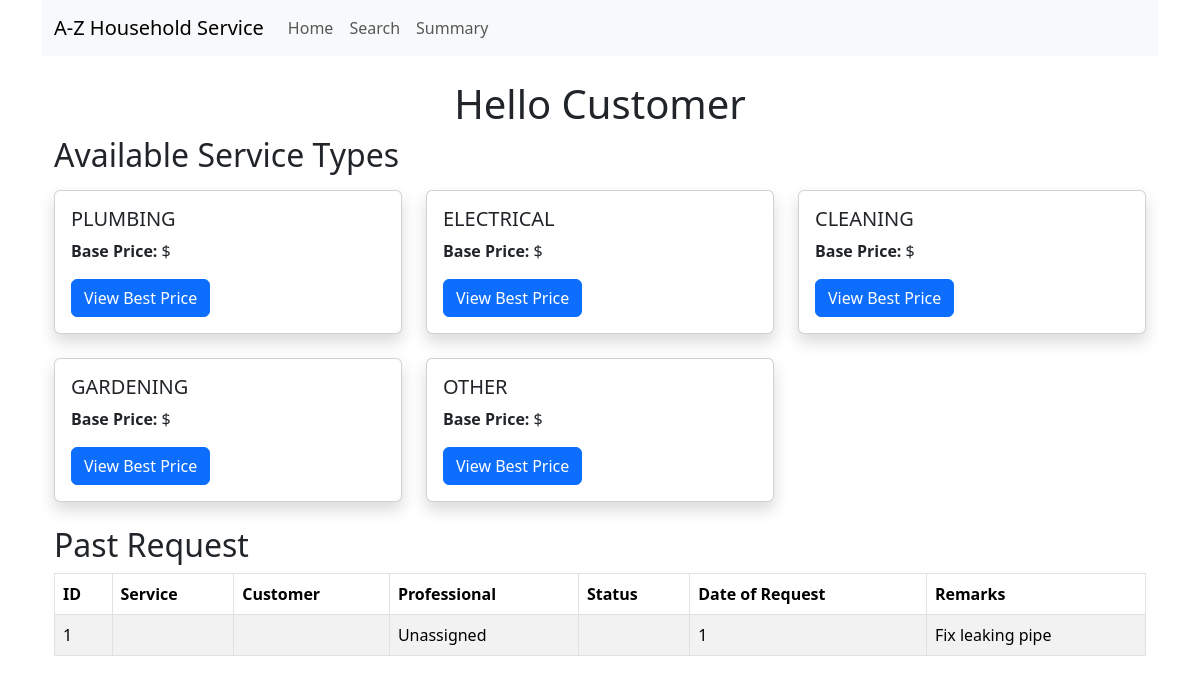
/customers/home, run on the app's committed database.
### models.py (models this page shows, shortened)
class BaseModel(db.Model):
    __abstract__ = True  # This makes it an abstract class, not a table in the database
    id = db.Column(db.Integer, primary_key=True)
    created_at = db.Column(db.DateTime, default=datetime.utcnow, nullable=False)  # Ensure it's not nullable
    modified_at = db.Column(db.DateTime, default=datetime.utcnow, onupdate=datetime.utcnow, nullable=False)  # Ensure it's not nullable

class ServiceRequest(BaseModel):
    __tablename__ = 'service_request'
    service_id = db.Column(db.Integer, db.ForeignKey('service.id'), nullable=True)  # Made nullable
    customer_id = db.Column(db.Integer, db.ForeignKey('customer.id'), nullable=False)
    professional_id = db.Column(db.Integer, db.ForeignKey('service_professional.id'), nullable=True)
    date_of_request = db.Column(db.DateTime, default=datetime.utcnow, nullable=True)  # Made nullable
    date_of_completion = db.Column(db.DateTime, nullable=True)  # Made nullable
    service_status = db.Column(db.String(50), default="requested", nullable=True)  # Made nullable
    remarks = db.Column(db.Text, nullable=True)  # Made nullable
    payment = db.relationship('Payment', backref='service_request', lazy=True)

### routes.py (the view)
@app.route('/customers/home')
def customers_home():
    professionals = ServiceProfessional.query.all()
    services = Service.query.all()
    service_requests = ServiceRequest.query.all()
    service_types = ServiceType.list_all()
    return render_template(
        'customers/home.html',
        professionals=professionals,
        services=services,
        service_requests=service_requests,
        service_types= service_types
    )

### enums.py (called while the page is built)
    @classmethod
    def list_all(cls):
        return [service_type for service_type in cls]

### templates/customers/home.html (shortened to what this page needs)
{% extends 'layout.html' %}
{% block content %}
    <div class="container">
        <h1 class="text-center">Hello Customer</h1>
<h2 class="mb-3">Available Service Types</h2>
<div class="row">
    {% for service_type in service_types %}
    <div class="col-lg-4 col-md-6 col-sm-12">
        <div class="card mb-4 shadow service-card"
             data-service-type-id="{{ service_type.id }}">
            <div class="card-body">
                <h5 class="card-title">{{ service_type.name }}</h5>
                <p class="card-text">
                    <strong>Base Price:</strong> ${{ service_type.base_price }}
                </p>
                <button class="btn btn-primary view-services-btn">View Best Price</button>
            </div>
        </div>
    </div>
    {% endfor %}
</div>
<h2>Past Request </h2>
<div class="table-responsive">
    <table class="table table-bordered table-striped">
        <thead>
            <tr>
                <th>ID</th>
                <th>Service</th>
                <th>Customer</th>
                <th>Professional</th>
                <th>Status</th>
                <th>Date of Request</th>
                <th>Remarks</th>
            </tr>
        </thead>
        <tbody>
            {% for request in service_requests %}
                <tr>
                    <td>{{ request.id }}</td>
                    <td>{{ request.name }}</td>
                    <td>{{ request.base_price}}</td>
                    <td>{{ request.time_required if request.time_required else 'Unassigned' }}</td>
                    <td>{{ request.description }}</td>
                    <td>{{ request.professional_id }}</td>
                    <td>{{ request.remarks }}</td>
                </tr>
            {% endfor %}
        </tbody>
    </table>
</div>
    </div>
    {% endblock %}

### data on the page
ServiceRequest: id "1", time_required "Unassigned", professional_id "1", remarks "Fix leaking pipe"

### other printed values
{{ service_type.name }} "PLUMBING" "ELECTRICAL" "CLEANING" "GARDENING" "OTHER"
